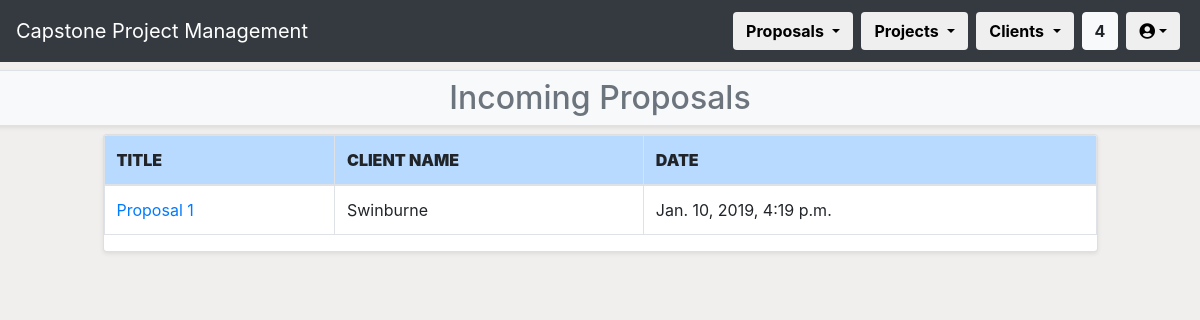
The app's page /CPPMS/proposal/incoming_proposal/ (signed in), older data.
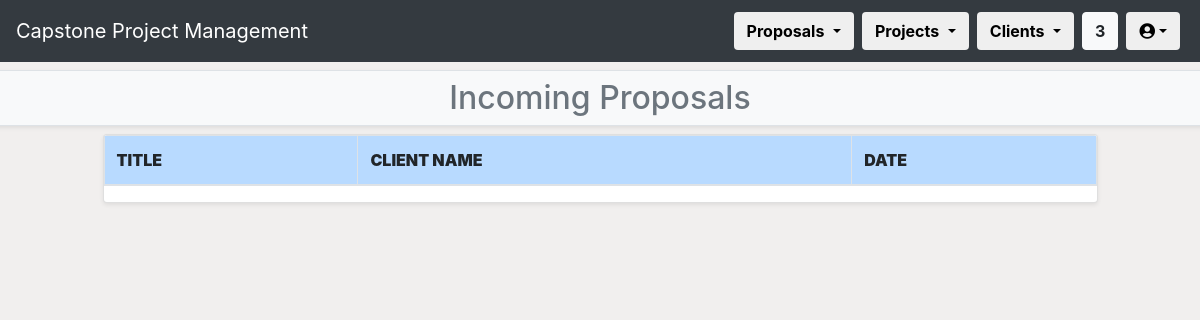
The same page, newer data.
### CPPMS/models.py (models this page shows, shortened)
class Incoming_Proposal(models.Model):
    proposals = (
        models.Manager()
    )
    title = models.CharField(max_length=255, default="NO TITLE")
    description = models.TextField(default="NO DESCRIPTION")
    created_at = models.DateTimeField(auto_now_add=True)
    updated_at = models.DateTimeField(auto_now=True)
    status = models.CharField(max_length=50, default="N/A")
    client_name = models.CharField(max_length=255, default="N/A")
    client_desc = models.TextField(default="N/A")
    client_website = models.CharField(max_length=255, default="N/A")
    client_address = models.CharField(max_length=255, default="N/A")
    contact_name = models.CharField(max_length=255, default="N/A")
    contact_phone = models.CharField(max_length=10, default="N/A")
    contact_email = models.CharField(max_length=255, default="N/A")
    contact_position = models.CharField(max_length=255, default="N/A")
    department_name = models.CharField(max_length=255, default="N/A")
    department_phone = models.CharField(max_length=10, default="N/A")
    department_email = models.CharField(max_length=255, default="N/A")
    proposal_specialisation = models.TextField(default="N/A")
    proposal_skills = models.TextField(default="N/A")
    proposal_environment = models.TextField(default="N/A")
    proposal_research = models.TextField(default="N/A")
    supervisor_name = models.CharField(max_length=255, default="N/A")
    supervisor_phone = models.CharField(max_length=10, default="N/A")
    supervisor_email = models.CharField(max_length=255, default="N/A")
    supervisor_title = models.CharField(max_length=255, default="N/A")
    pass

### CPPMS/views.py (the view)
@login_required(login_url="/CPPMS/login/")
def incoming_proposal(request):
    username = request.user.first_name + " " + request.user.last_name
    web_proposal = Incoming_Proposal.proposals.all()
    count()
    title = "Incoming Proposals"
    return render(
        request,
        "incoming_proposal.html",
        {
            "count": count,
            "web_proposal": web_proposal,
            "username": username,
            "title":title
        }
    )

### CPPMS/views.py (called while the page is built)
def count():
    count = []
    count_web = Incoming_Proposal.proposals.all().count()
    count_word = Upload_Proposal.objects.all().count()
    count_all = count_web + count_word
    count_all_proposal = Proposal.objects.all().count()
    count_all_client = Client.objects.all().count()
    count = [count_web, count_word, count_all,count_all_proposal,count_all_client]
    return count

### CPPMS/templates/incoming_proposal.html
{% extends "proposal.html" %}
{% block sub-page_content %}
{% if not messages %}
<h2>Incoming Proposals</h2>
{% else %}
<h2>Incoming Proposals</h2>
{% for message in messages %}<li>{{ message }}</li>{% endfor %}
{% endif %}
{% endblock %}
{% block page_detail_content %}
<div class="row mb-2">
    <div class="col-md-1"></div>
    <div class="col">
        <div class="table-responsive card shadow-sm">
            <table class="table table-bordered table-hover">
                <thead>
                    <tr class="table-primary">
                        <th scope="col"><strong>TITLE</strong></th>
                        <th scope="col"><strong>CLIENT NAME</strong></th>
                        <th scope="col"><strong>DATE</strong></th>
                    </tr>
                </thead>
                <tbody>
                    {% for proposal in web_proposal %}
                    <tr scope="row">
                        <td><a href="proposal_extract/{{ proposal.pk }}">{{ proposal.title }}</a></td>
                        <td>{{ proposal.client_name }}</td>
                        <td>{{ proposal.created_at }}</td>
                    </tr>
                    {% endfor %}
                </tbody>
            </table>
        </div>
    </div>
    <div class="col-md-1"></div>
</div>
{% endblock %}

Row changes from the older to the newer data that the page shows:
removed Incoming_Proposal: title "Proposal 1", client_name "Swinburne", created_at "Jan. 10, 2019, 4:19 p.m."
Text that changed along with them:
{{ count.2 }}: "4" → "3"
